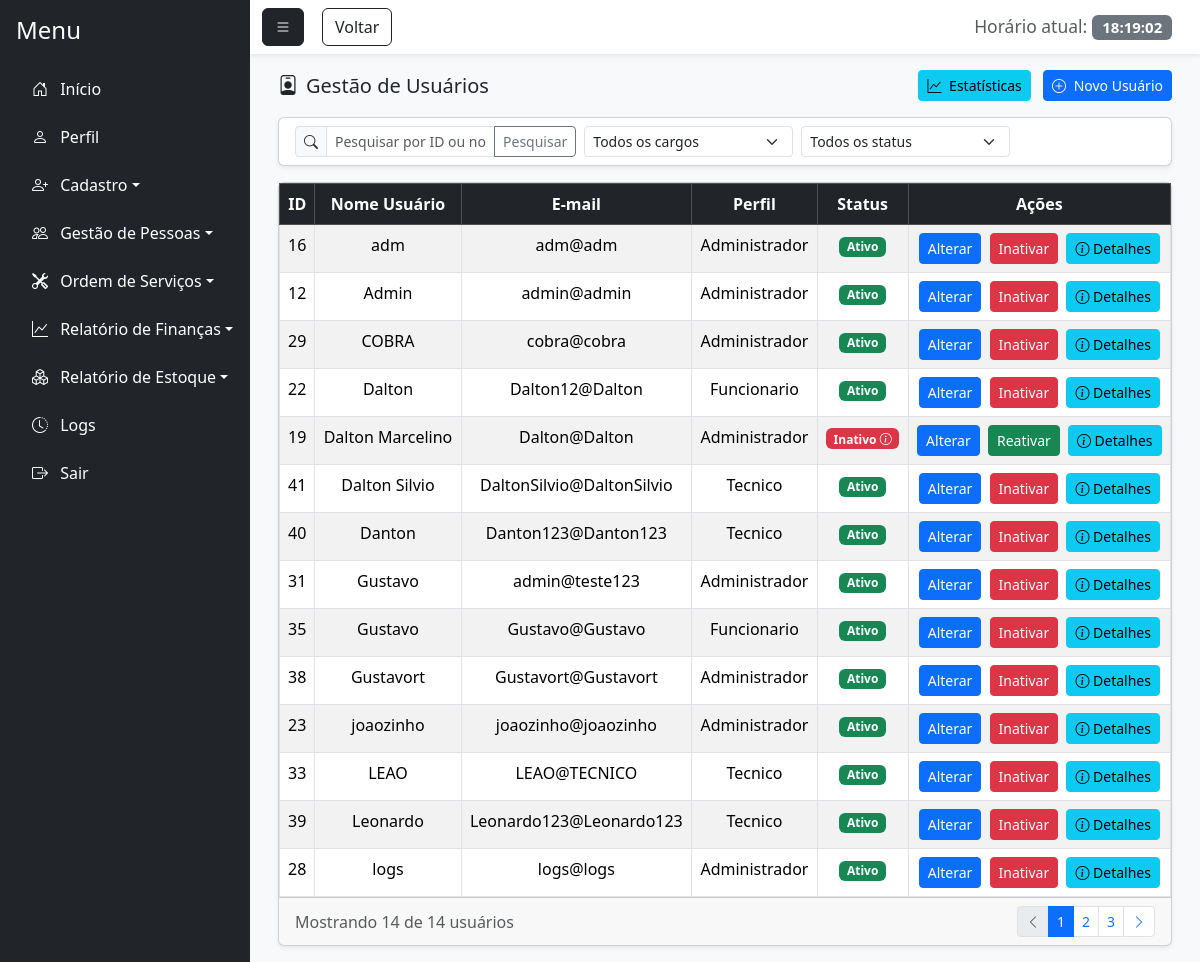
/gestao_usuario.php (signed in), run on an earlier commit of the app's database.
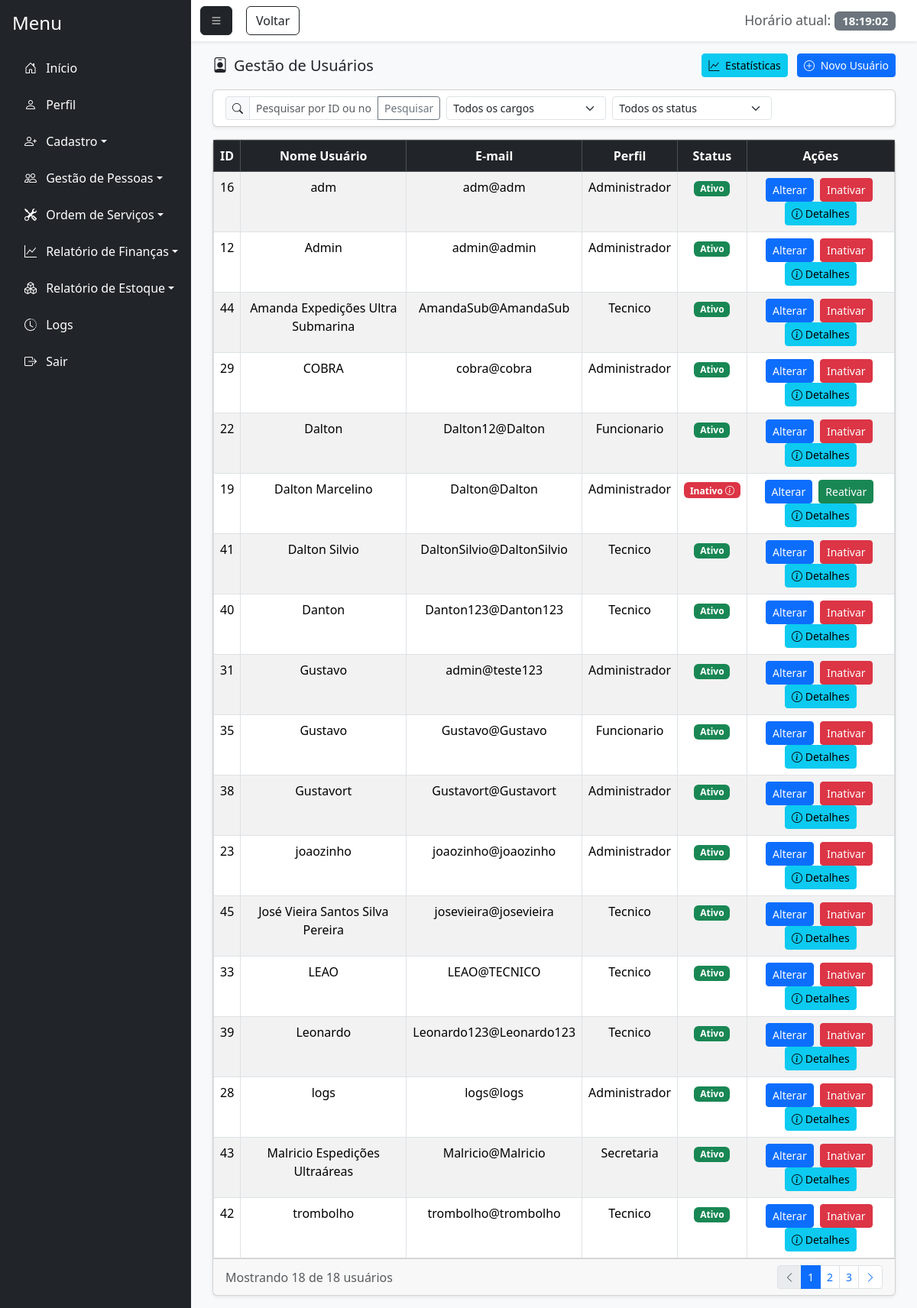
And on a later commit of the database.
### tables this page shows
CREATE TABLE `usuario` (
  `id_usuario` int(11) NOT NULL,
  `nome_usuario` varchar(100) NOT NULL,
  `senha` varchar(255) NOT NULL,
  `email` varchar(100) NOT NULL,
  `senha_temporaria` tinyint(1) DEFAULT 0,
  `id_perfil` int(11) NOT NULL,
  `status` enum('Ativo','Inativo') DEFAULT 'Ativo',
  `id_motivo_inatividade` int(11) DEFAULT NULL,
  `data_inatividade` date DEFAULT NULL,
  `observacao_inatividade` text DEFAULT NULL
);

CREATE TABLE `perfil` (
  `id_perfil` int(11) NOT NULL,
  `nome_perfil` varchar(100) NOT NULL
);

### gestao_usuario.php (the view, shortened to what the changed rows need)
<?php
    require_once 'conexao.php';
    require_once 'php/permissoes.php';
    $sql = "SELECT u.*, p.nome_perfil, m.descricao as motivo_inatividade
            FROM usuario u
            LEFT JOIN perfil p ON u.id_perfil = p.id_perfil
            LEFT JOIN motivo_inatividade m ON u.id_motivo_inatividade = m.id_motivo";
    $sql .= " ORDER BY u.nome_usuario ASC";
    $stmt = $pdo->prepare($sql);
    $stmt->execute();
    $usuarios = $stmt->fetchAll(PDO::FETCH_ASSOC);
$stmt->execute();
$usuarios = $stmt->fetchALL(PDO::FETCH_ASSOC);
?>
<!DOCTYPE html>
<html lang="pt-BR">
<head>
    <link href="https://cdn.jsdelivr.net/npm/bootstrap@5.3.7/dist/css/bootstrap.min.css" rel="stylesheet">
    <link rel="stylesheet" href="https://cdn.jsdelivr.net/npm/bootstrap-icons@1.11.1/font/bootstrap-icons.css">
    <link href="https://cdn.jsdelivr.net/npm/bootstrap-icons@1.11.1/font/bootstrap-icons.css" rel="stylesheet">
    <link rel="stylesheet" href="css/login.css">
</head>
<body class="bg-light">
    <div class="d-flex vh-100 bg-light">
        <div class="flex-grow-1 d-flex flex-column">
            <div class="flex-grow-1 p-3" style="overflow-y: auto;">
                <div class="container-fluid">
                    <div class="card shadow-sm">
                        <div class="card-body p-0">
                            <div class="table-responsive">
                                <?php if(!empty($usuarios)): ?>
                                    <table class="table table-striped table-hover table-bordered mb-0">
                                        <thead class="table-dark">
                                            <tr>
                                                <th><center>ID</center></th>
                                                <th><center>Nome Usuário</center></th>
                                                <th><center>E-mail</center></th>
                                                <th><center>Perfil</center></th>
                                                <th><center>Status</center></th>
                                                <th class="text-center">Ações</th>
                                            </tr>
                                        </thead>
                                        <tbody>
                                            <?php foreach($usuarios as $usuario): ?>
                                                <tr>
                                                    <td><center><?=htmlspecialchars($usuario['id_usuario'])?></center></td>
                                                    <td><center><?=htmlspecialchars($usuario['nome_usuario'])?></center></td>
                                                    <td><center><?=htmlspecialchars($usuario['email'])?></center></td>
                                                    <td><center><?=htmlspecialchars($usuario['nome_perfil'])?></center></td>
                                                    <td>
                                                        <center>
                                                            <?php if($usuario['status'] == 'Ativo'): ?>
                                                                <span class="badge bg-success">Ativo</span>
                                                            <?php else: ?>
                                                                <span class="badge bg-danger badge-details" onclick="mostrarDetalhesUsuario(<?=htmlspecialchars($usuario['id_usuario'])?>)">
                                                                    Inativo <i class="bi bi-info-circle"></i>
                                                                </span>
                                                            <?php endif; ?>
                                                        </center>
                                                    </td>
                                                    <td class="text-center">
                                                        <a href="#" class="btn btn-sm btn-primary me-1" onclick="carregarDadosUsuario(<?=htmlspecialchars($usuario['id_usuario'])?>)">Alterar</a>
                                                        <?php if($usuario['status'] == 'Ativo'): ?>
                                                            <a href="inativar_usuario.php?id=<?=htmlspecialchars($usuario['id_usuario'])?>" class="btn btn-sm btn-danger me-1">Inativar</a>
                                                        <?php else: ?>
                                                            <a href="gestao_usuario.php?id=<?=htmlspecialchars($usuario['id_usuario'])?>&acao=reativar" class="btn btn-sm btn-success me-1" onclick="return confirm('Tem certeza que deseja reativar este usuário?')">Reativar</a>
                                                        <?php endif; ?>
                                                        <button class="btn btn-sm btn-info" onclick="mostrarDetalhesUsuario(<?=htmlspecialchars($usuario['id_usuario'])?>)">
                                                            <i class="bi bi-info-circle"></i> Detalhes
                                                        </button>
                                                    </td>
                                                </tr>
                                            <?php endforeach;?>
                                        </tbody>
                                    </table>
                                <?php else: ?><br>
                                    <center><p>Nenhum usuário encontrado.</p></center>
                                <?php endif; ?>
                        </div>
                        <div class="card-footer py-2">
                            <div class="d-flex justify-content-between align-items-center">
                                <div>
                                    <span class="text-muted">Mostrando <?= count($usuarios) ?> de <?= count($usuarios) ?> usuários</span>
                                </div>
                            </div>
                        </div>
                    </div>
                </div>
            </div>
</body>
</html>

### php/permissoes.php (shortened to what the changed rows need)
<?php
$permissoes = [
    1 => [
        "Início" => ["principal.php"],
        "Perfil" => ["perfil.php"],
        "Cadastro" => [
            "cadastro_usuario.php", "cadastro_cliente.php", "cadastro_funcionario.php",
            "cadastro_fornecedor.php", "cadastro_pecas.php"
        ],
        "Gestão de Pessoas" => [
            "gestao_usuario.php", "gestao_cliente.php", "gestao_funcionario.php",
            "gestao_fornecedor.php"
        ],
        "Ordem de Serviços" => ["nova_ordem.php", "consultar_ordem.php", "pagamento.php"],
        "Relatório de Finanças" => ["relatorio_despesas.php", "relatorio_lucro.php"],
        "Relatório de Estoque" => [
            "relatorio_saida.php", "relatorio_pecas_estoque.php"
        ],
        "Logs" => ["logs.php"],
    ],
    2 => [
        "Início" => ["principal.php"],
        "Perfil" => ["perfil.php"],
        "Cadastro" => [
            "cadastro_cliente.php", "cadastro_funcionario.php",
            "cadastro_fornecedor.php", "cadastro_pecas.php"
        ],
        "Gestão de Pessoas" => ["gestao_cliente.php"],
        "Ordem de Serviços" => ["nova_ordem.php", "consultar_ordem.php", "pagamento.php"],
        "Relatório de Estoque" => [
            "relatorio_saida.php", "relatorio_pecas_estoque.php"
        ],
    ],
    3 => [
        "Início" => ["principal.php"],
        "Perfil" => ["perfil.php"],
        "Cadastro" => ["cadastro_cliente.php"],
        "Gestão de Pessoas" => ["gestao_cliente.php"],
        "Ordem de Serviços" => ["nova_ordem.php", "consultar_ordem.php", "pagamento.php"],
    ],
    4 => [
        "Início" => ["principal.php"],
        "Perfil" => ["perfil.php"],
        "Cadastro" => ["cadastro_pecas.php"],
        "Ordem de Serviços" => ["nova_ordem.php", "consultar_ordem.php", "pagamento.php"],
        "Relatório de Estoque" => [
            "relatorio_saida.php", "relatorio_pecas_estoque.php"
        ],
    ],
];
$id_perfil = $_SESSION['perfil'];
$opcoes_menu = isset($permissoes[$id_perfil]) ? $permissoes[$id_perfil] : [];
$icones_menu = [
    "Início" => "bi-house-door",
    "Perfil" => "bi-person",
    "Cadastro" => "bi-person-plus",
    "Gestão de Pessoas" => "bi-people",
    "Ordem de Serviços" => "bi-tools",
    "Relatório de Finanças" => "bi-graph-up",
    "Relatório de Estoque" => "bi-boxes",
    "Logs" => "bi-clock-history"
];
function formatarNomeExibicao($nomeArquivo) {
    $nome = basename($nomeArquivo, ".php");
    $prefixos = ['cadastro_', 'gestao_', 'relatorio_'];
    foreach ($prefixos as $prefixo) {
        if (strpos($nome, $prefixo) === 0) {
            $nome = substr($nome, strlen($prefixo));
            break;
        }
    }
    $nome = str_replace("_", " ", $nome);
    $nome = ucwords($nome);
    return $nome;
}
$ids = [
    "principal.php" => "menu-inicio",
    "perfil.php" => "menu-perfil",
    "cadastro_usuario.php" => "cadastro_usuario",
    "cadastro_cliente.php" => "cadastro_cliente",
    "cadastro_funcionario.php" => "cadastro_funcionario",
    "cadastro_fornecedor.php" => "cadastro_fornecedor",
    "cadastro_pecas.php" => "cadastro_pecas",
    "gestao_usuario.php" => "menu-gestao-usuario",
    "gestao_cliente.php" => "menu-gestao-cliente",
    "gestao_funcionario.php" => "menu-gestao-funcionario",
    "gestao_fornecedor.php" => "menu-gestao-fornecedor",
    "nova_ordem.php" => "nova_ordem",
    "consultar_ordem.php" => "menu-consultar-ordem",
    "pagamento.php" => "menu-pagamento",
    "relatorio_despesas.php" => "menu-relatorio-despesas",
    "relatorio_lucro.php" => "menu-relatorio-lucro",
    "relatorio_saida.php" => "menu-relatorio-saida",
    "relatorio_pecas_estoque.php" => "menu-relatorio-pecas",
    "logs.php" => "menu-logs"
];
function obterIdManual($arquivo) {
    global $ids;
    return isset($ids[$arquivo]) ? $ids[$arquivo] : 'menu-' . basename($arquivo, '.php');
}
function gerarMenu($opcoes_menu, $icones_menu) {
    $html = '';
    foreach ($opcoes_menu as $categoria => $arquivos) {
        $icone = isset($icones_menu[$categoria]) ? $icones_menu[$categoria] : "bi-circle";
        if (count($arquivos) > 1) {
            $html .= '<li class="nav-item mb-2 dropdown">';
            $html .= '<a class="nav-link text-white dropdown-toggle" href="#" id="menu-' . strtolower(str_replace(' ', '-', $categoria)) . '" role="button" data-bs-toggle="dropdown" aria-expanded="false">';
            $html .= '<i class="bi ' . $icone . ' me-2"></i> ' . $categoria;
            $html .= '</a>';
            $html .= '<ul class="dropdown-menu dropdown-menu-dark" aria-labelledby="menu-' . strtolower(str_replace(' ', '-', $categoria)) . '">';
            foreach ($arquivos as $arquivo) {
                $nomeExibicao = formatarNomeExibicao($arquivo);
                $html .= '<li><a class="dropdown-item" id="' . obterIdManual($arquivo) . '" href="' . $arquivo . '">' . $nomeExibicao . '</a></li>';
            }
            $html .= '</ul>';
            $html .= '</li>';
        } else {
            $html .= '<li class="nav-item mb-2">';
            $html .= '<a id="' . obterIdManual($arquivos[0]) . '" href="' . $arquivos[0] . '" class="nav-link text-white">';
            $html .= '<i class="bi ' . $icone . ' me-2"></i> ' . $categoria;
            $html .= '</a>';
            $html .= '</li>';
        }
    }
    return $html;
}
$menu_html = '
<nav id="sidebar" class="bg-dark text-white p-3" style="width: 250px;">
    <h4 class="mb-4">Menu</h4>
    <ul class="nav flex-column">
        ' . gerarMenu($opcoes_menu, $icones_menu) . '
        <li class="nav-item">
            <a id="menu-sair" href="php/logout.php" class="nav-link text-white"><i class="bi bi-box-arrow-right me-2"></i> Sair</a>
        </li>
    </ul>
</nav>
<script>
    document.getElementById("menu-toggle").addEventListener("click", function () {
        document.getElementById("sidebar").classList.toggle("d-none");
    });
    function updateClock() {
        const now = new Date();
        const timeString = now.toLocaleTimeString(\'pt-BR\');
        document.getElementById(\'liveClock\').textContent = timeString;
    }
    setInterval(updateClock, 1000);
    updateClock();
</script>
';
function exibirMenu() {
    global $menu_html;
    echo $menu_html;
}
?>

What changed in the data, as far as the page shows it:
added usuario: id_usuario "44", nome_usuario "Amanda Expedições Ultra Submarina", email "AmandaSub@AmandaSub", id_perfil.nome_perfil "Tecnico", status "Ativo"
added usuario: id_usuario "45", nome_usuario "José Vieira Santos Silva Pereira", email "josevieira@josevieira", id_perfil.nome_perfil "Tecnico", status "Ativo"
added usuario: id_usuario "43", nome_usuario "Malricio Espedições Ultraáreas", email "Malricio@Malricio", id_perfil.nome_perfil "Secretaria", status "Ativo"
added usuario: id_usuario "42", nome_usuario "trombolho", email "trombolho@trombolho", id_perfil.nome_perfil "Tecnico", status "Ativo"
Also different on the page:
count($usuarios): "14" → "18"
